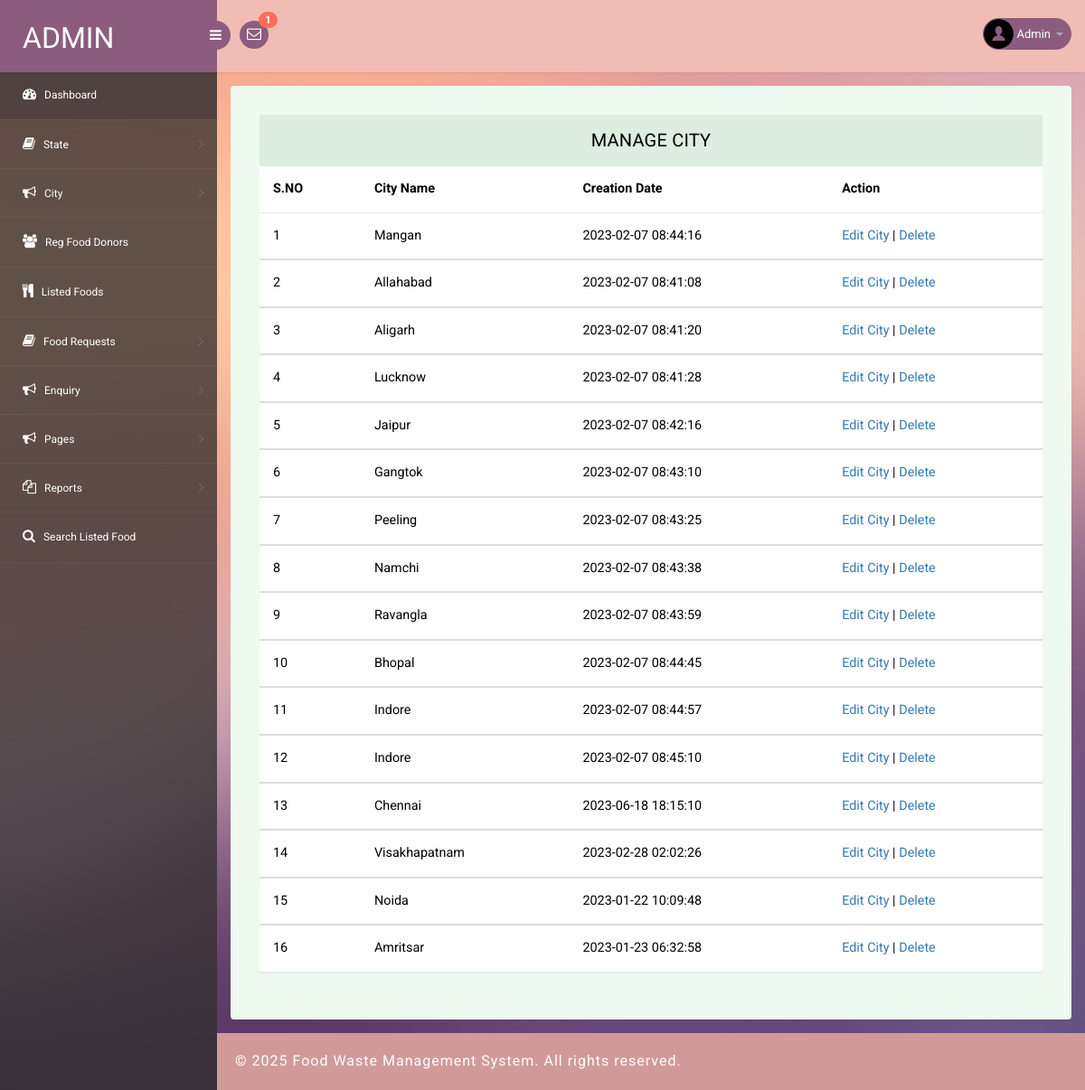
Screenshot of /admin/manage-city.php (signed in) with the database file from the repository.
### tables this page shows
CREATE TABLE `tblcity` (
  `ID` int(10) NOT NULL,
  `StateID` int(10) DEFAULT NULL,
  `City` varchar(120) DEFAULT NULL,
  `CreationDate` timestamp NULL DEFAULT current_timestamp()
);

### admin/manage-city.php (the view, shortened to what this page needs)
<?php
include('includes/dbconnection.php');
if (strlen($_SESSION['pgasaid']==0)) {
  header('location:logout.php');
  } else{
?>
<!DOCTYPE html>
<head>
<link rel="stylesheet" href="css/bootstrap.min.css" >
<link href="css/style.css" rel='stylesheet' type='text/css' />
<link href="css/style-responsive.css" rel="stylesheet"/>
<link rel="stylesheet" href="css/font.css" type="text/css"/>
<link href="css/font-awesome.css" rel="stylesheet">
</head>
<body>
<section id="container">
<?php include_once('includes/header.php');?>
<?php include_once('includes/sidebar.php');?>
<section id="main-content">
	<section class="wrapper">
		<div class="table-agile-info">
 <div class="panel panel-default">
    <div class="panel-heading">
     Manage City
    </div>
    <div>
      <table class="table" ui-jq="footable" ui-options='{
        "paging": {
          "enabled": true
        },
        "filtering": {
          "enabled": true
        },
        "sorting": {
          "enabled": true
        }}'>
        <thead>
          <tr>
            <th data-breakpoints="xs">S.NO</th>
            <th>City Name</th>
            <th>Creation Date</th>
            <th data-breakpoints="xs">Action</th>
          </tr>
        </thead>
        <?php
$ret=mysqli_query($con,"select * from  tblcity");
$cnt=1;
while ($row=mysqli_fetch_array($ret)) {
?>
        <tbody>
          <tr data-expanded="true">
            <td><?php echo $cnt;?></td>
                  <td><?php  echo $row['City'];?></td>
                  <td><?php  echo $row['CreationDate'];?></td>
                  <td><a href="edit-city.php?editid=<?php echo $row['ID'];?>">Edit City</a> | <a href="manage-city.php?del=<?php echo $row['ID'];?>">Delete</a>
                </tr>
                <?php
$cnt=$cnt+1;
}?>
 </tbody>
            </table>
    </div>
  </div>
</div>
</section>
		 <?php include_once('includes/footer.php');?>
</section>
</section>
</body>
</html>
<?php }  ?>

### admin/includes/header.php (shortened to what this page needs)
<?php
include('includes/dbconnection.php');
?>
<header class="header fixed-top clearfix">
<div class="brand">
    <a href="dashboard.php" class="logo">
        Admin
    </a>
    <div class="sidebar-toggle-box">
        <div class="fa fa-bars"></div>
    </div>
</div>
<div class="nav notify-row" id="top_menu">
    <ul class="nav top-menu">
                <?php
$ret1=mysqli_query($con,"select tblfoodrequests.id,fullName,requestNumber    from tblfoodrequests
 join tblfood  on tblfood.ID=tblfoodrequests.foodId
 where   (tblfoodrequests.status is null || tblfoodrequests.status='')");
$num=mysqli_num_rows($ret1);
?>
        <li id="header_inbox_bar" class="dropdown">
            <a data-toggle="dropdown" class="dropdown-toggle" href="#">
                <i class="fa fa-envelope-o"></i>
                <span class="badge bg-important"><?php echo $num;?></span>
            </a>
        </li>
    </ul>
</div>
<div class="top-nav clearfix">
    <ul class="nav pull-right top-menu">
        <li class="dropdown">
            <a data-toggle="dropdown" class="dropdown-toggle" href="#">
                <?php
$adid=$_SESSION['pgasaid'];
$ret=mysqli_query($con,"select AdminName from tbladmin where ID='$adid'");
$row=mysqli_fetch_array($ret);
$name=$row['AdminName'];
?>
                <img alt="" src="images/2.png">
                <span class="username"><?php echo $name; ?></span>
                <b class="caret"></b>
            </a>
        </li>
    </ul>
</div>
</header>

### admin/css/style.css (style rules this page uses)
ul, ol { margin: 0; }
html, body { font-family: 'Roboto', sans-serif; font-size: 100%; overflow-x: hidden; background: url(../images/bg.jpg) no-repeat 0px 0px; background-size:cover; }
body a { transition: 0.5s all ease; -webkit-transition: 0.5s all ease; -moz-transition: 0.5s all ease; -o-transition: 0.5s all ease; -ms-transition: 0.5s all ease; text-decoration:none; }
ul,label { margin:0; padding:0; }
#main-content { margin-left:240px; -webkit-transition:all .3s ease-in-out; -moz-transition:all .3s ease-in-out; -o-transition:all .3s ease-in-out; transition:all .3s ease-in-out; }
.header { left:0; right:0; z-index:1002; background:rgb(240, 188, 180); -webkit-transition:all .3s ease-in-out; -moz-transition:all .3s ease-in-out; -o-transition:all .3s ease-in-out; transition:all .3s ease-in-out; }
.fixed-top { position:fixed; box-shadow:1px 0 3px rgba(0,0,0,.15); }
.wrapper { display:inline-block; margin-top:80px; padding:15px; width:100%; }
.brand { background:#8b5c7e; float:left; width:240px; height:80px; position:relative; }
a.logo { font-size:32px; color:#fff; float:left; margin:20px 0 0 25px; text-transform:uppercase; }
#top_menu .nav>li,ul.top-menu>li { float:left; }
.notify-row { float:left; margin-top:23px; margin-left:25px; }
ul.top-menu { margin-right:15px; margin-top: 0; }
ul.top-menu > li > a { color: #fff; font-size: 16px; background: #8b5c7e; padding: 4px 8px; margin-right: 15px; border-radius: 50%; -webkit-border-radius: 50%; padding-right: 8px !important; }
.notify-row .badge { position:absolute; right:-10px; top:-10px; z-index:100; }
.top-nav { margin-top:20px; }
.top-nav img { border-radius:50%; -webkit-border-radius:50%; width:33px; }
.top-nav .username { font-size:13px; color:#fff; }
.top-nav ul.top-menu>li>a { border-radius: 100px; -webkit-border-radius: 100px; padding: 0px; background: none; margin-right: 0; border: 1px solid #8b5c7e; background: #8b5c7e; }
.top-nav ul.top-menu>li { margin-left:10px; }
.top-nav .nav .caret { border-bottom-color:#A4AABA; border-top-color:#A4AABA; }
.sidebar-toggle-box { float:left; margin-top:23px; margin-left:-15px; background:#8b5c7e; border-radius:50%; -webkit-border-radius:50%; width:32px; height:32px; position:absolute; right:-15px; }
.sidebar-toggle-box .fa-bars { cursor:pointer; display:inline-block; font-size:15px; padding:8px 8px 8px 9px; color:#fff; }
.panel-heading { position: relative; height: 57px; line-height: 57px; letter-spacing: 0.2px; color: #000; font-size: 18px; font-weight: 400; padding: 0 16px; background:#ddede0; border-top-right-radius: 2px; border-top-left-radius: 2px; text-transform: uppercase; text-align: center; }
.panel { border: none ! important; }
.table>thead>tr>th { border-bottom: 1px solid #e1ab91 ! important; }
.table>tbody>tr>td, .table>tbody>tr>th, .table>tfoot>tr>td, .table>tfoot>tr>th, .table>thead>tr>td, .table>thead>tr>th { border-bottom: 1px solid #e9e9e9 ! important; }
.table > thead > tr > th, .table > tbody > tr > th, .table > tfoot > tr > th, .table > thead > tr > td, .table > tbody > tr > td, .table > tfoot > tr > td { border-top: none !important; }
.table td, .table>tbody>tr>td, .table>tbody>tr>th, .table>tfoot>tr>td, .table>tfoot>tr>th, .table>thead>tr>td, .table>thead>tr>th { padding: 15px!important; }
.table > thead > tr > th, .table > tbody > tr > th, .table > tfoot > tr > th, .table > thead > tr > td, .table > tbody > tr > td, .table > tfoot > tr > td { font-size: 0.9em; color: #000; border-top: none !important; }
.table-agile-info { background: #eef9f0; padding: 2em; border-radius: 4px; -webkit-box-shadow: 0 1px 1px rgba(0,0,0,.05); box-shadow: 0 1px 1px rgba(0,0,0,.05); }
.panel-default>.panel-heading { color: #000000 ! important; background-color: #ddede0 ! important; border-color: #ddede0 ! important; font-size: 20px; }
.badge.bg-important { background: #ff6c60; }

### rows the page displays
tblcity: City "Mangan", CreationDate "2023-02-07 08:44:16"
tblcity: City "Allahabad", CreationDate "2023-02-07 08:41:08"
tblcity: City "Aligarh", CreationDate "2023-02-07 08:41:20"
tblcity: City "Lucknow", CreationDate "2023-02-07 08:41:28"
tblcity: City "Jaipur", CreationDate "2023-02-07 08:42:16"
tblcity: City "Gangtok", CreationDate "2023-02-07 08:43:10"
tblcity: City "Peeling", CreationDate "2023-02-07 08:43:25"
tblcity: City "Namchi", CreationDate "2023-02-07 08:43:38"
tblcity: City "Ravangla", CreationDate "2023-02-07 08:43:59"
tblcity: City "Bhopal", CreationDate "2023-02-07 08:44:45"
tblcity: City "Indore", CreationDate "2023-02-07 08:44:57"
tblcity: City "Indore", CreationDate "2023-02-07 08:45:10"
tblcity: City "Chennai", CreationDate "2023-06-18 18:15:10"
tblcity: City "Visakhapatnam", CreationDate "2023-02-28 02:02:26"
tblcity: City "Noida", CreationDate "2023-01-22 10:09:48"
tblcity: City "Amritsar", CreationDate "2023-01-23 06:32:58"

### other values shown
$num "1"
$name "Admin"
